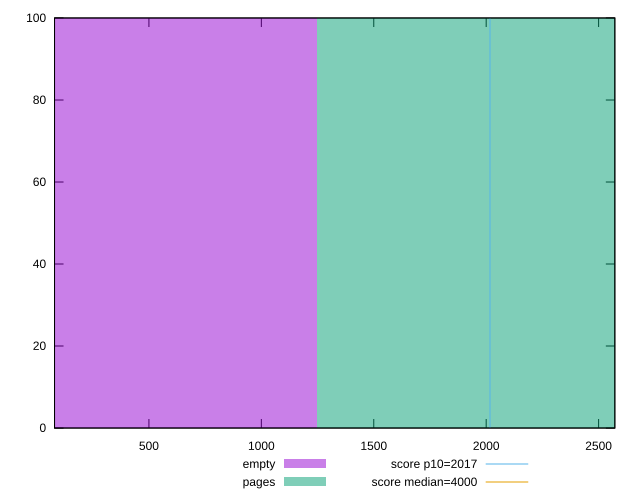

Recreate this plot in gnuplot.
reset

$empty <<EOF
0 100
EOF

$pages <<EOF
2491.5055113581166 100
EOF

set key outside below
set boxwidth 2491.5055113581166
set xrange [80.164:2572.1599999999935]
set yrange [0:100]
set trange [0:100]
set style fill transparent solid 0.5 noborder

set parametric
set terminal svg size 640, 500 enhanced background rgb 'white'
set output "reprap/mainthread-work-breakdown/comparison/histogram/0_vs_1.svg"

plot $empty title "empty" with boxes, \
     $pages title "pages" with boxes, \
     2017,t title "score p10=2017", \
     4000,t title "score median=4000"

reset
